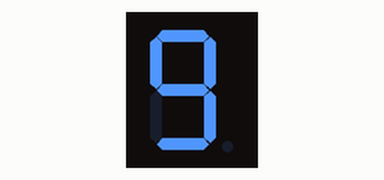
The sketch below on a simulated Arduino Uno, built with avr-gcc and run on an emulated ATmega328P. Parts: 1-digit seven-segment display. Wiring (inferred from the names in the program): 1-digit 7-segment display, segments lit when HIGH: segments pin 6, pin 5, pin 4, pin 3, pin 2, pin 1, pin 0. The segment pins are drawn as the display they are named for.

Above: at 0.1 s.
At 1.1 s:
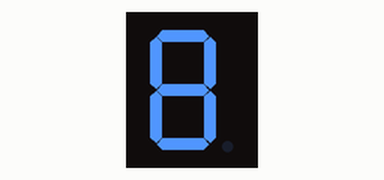
At 2.1 s:
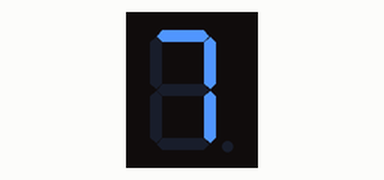
At 4.1 s:
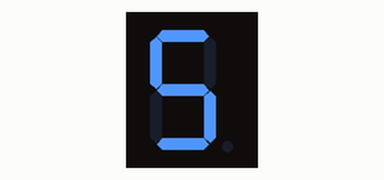
At 6.1 s:
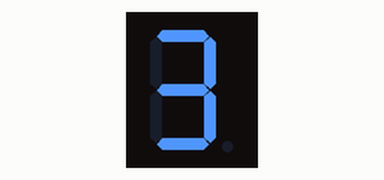
At 9.1 s:
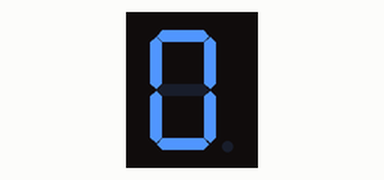

The sketch:

seven-segment-display3.ino
```cpp
byte LEDa = 6;
byte LEDb = 5;
byte LEDc = 4;
byte LEDd = 3;
byte LEDe = 2;
byte LEDf = 1;
byte LEDg = 0;
byte index = 9;

void setup() {
  pinMode(LEDa, OUTPUT);
  pinMode(LEDb, OUTPUT);
  pinMode(LEDc, OUTPUT);
  pinMode(LEDd, OUTPUT);
  pinMode(LEDe, OUTPUT);
  pinMode(LEDf, OUTPUT);
  pinMode(LEDg, OUTPUT);
}

void loop() {
  showDigit(index);


  if(index == 0){
    index = 10;
  }
   index--;
  delay(1000);

}

void showDigit(int d){
 if(d == 0){
    digitalWrite(LEDa, HIGH);
    digitalWrite(LEDb, HIGH);
    digitalWrite(LEDc, HIGH);
    digitalWrite(LEDd, HIGH);
    digitalWrite(LEDe, HIGH);
    digitalWrite(LEDf, HIGH);
    digitalWrite(LEDg, LOW);
 }else if(d == 1){
    digitalWrite(LEDa, LOW);
    digitalWrite(LEDb, HIGH);
    digitalWrite(LEDc, HIGH);
    digitalWrite(LEDd, LOW);
    digitalWrite(LEDe, LOW);
    digitalWrite(LEDf, LOW);
    digitalWrite(LEDg, LOW);
 }else if(d == 2){
    digitalWrite(LEDa, HIGH);
    digitalWrite(LEDb, HIGH);
    digitalWrite(LEDc, LOW);
    digitalWrite(LEDd, HIGH);
    digitalWrite(LEDe, HIGH);
    digitalWrite(LEDf, LOW);
    digitalWrite(LEDg, HIGH);
 }else if(d == 3){
    digitalWrite(LEDa, HIGH);
    digitalWrite(LEDb, HIGH);
    digitalWrite(LEDc, HIGH);
    digitalWrite(LEDd, HIGH);
    digitalWrite(LEDe, LOW);
    digitalWrite(LEDf, LOW);
    digitalWrite(LEDg, HIGH);
 }else if(d == 4){
    digitalWrite(LEDa, LOW);
    digitalWrite(LEDb, HIGH);
    digitalWrite(LEDc, HIGH);
    digitalWrite(LEDd, LOW);
    digitalWrite(LEDe, LOW);
    digitalWrite(LEDf, HIGH);
    digitalWrite(LEDg, HIGH);
 }else if(d == 5){
    digitalWrite(LEDa, HIGH);
    digitalWrite(LEDb, LOW);
    digitalWrite(LEDc, HIGH);
    digitalWrite(LEDd, HIGH);
    digitalWrite(LEDe, LOW);
    digitalWrite(LEDf, HIGH);
    digitalWrite(LEDg, HIGH);
 }else if(d == 6){
    digitalWrite(LEDa, HIGH);
    digitalWrite(LEDb, LOW);
    digitalWrite(LEDc, HIGH);
    digitalWrite(LEDd, HIGH);
    digitalWrite(LEDe, HIGH);
    digitalWrite(LEDf, HIGH);
    digitalWrite(LEDg, HIGH);
 }else if(d == 7){
    digitalWrite(LEDa, HIGH);
    digitalWrite(LEDb, HIGH);
    digitalWrite(LEDc, HIGH);
    digitalWrite(LEDd, LOW);
    digitalWrite(LEDe, LOW);
    digitalWrite(LEDf, LOW);
    digitalWrite(LEDg, LOW);
 }else if(d == 8) {
    digitalWrite(LEDa, HIGH);
    digitalWrite(LEDb, HIGH);
    digitalWrite(LEDc, HIGH);
    digitalWrite(LEDd, HIGH);
    digitalWrite(LEDe, HIGH);
    digitalWrite(LEDf, HIGH);
    digitalWrite(LEDg, HIGH);
 }else if(d == 9){
    digitalWrite(LEDa, HIGH);
    digitalWrite(LEDb, HIGH);
    digitalWrite(LEDc, HIGH);
    digitalWrite(LEDd, HIGH);
    digitalWrite(LEDe, LOW);
    digitalWrite(LEDf, HIGH);
    digitalWrite(LEDg, HIGH);
 }
}
```

Measured:
- by itself, everything shown: repeats every 10.0 s, in 10 steps
- what the display in image 1 shows lasts 1.0 s, from 1.0 s to 2.0 s
